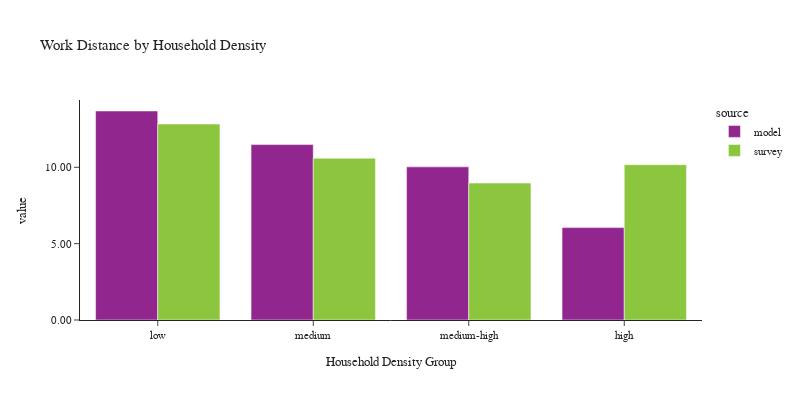

Notebook cell for this chart:
### Code cell
plot_work_location(df_workers, 'hh_density_group', 'Household Density', 'Household Density Group')

### Figure 1 — Plotly figure (JSON) as saved in the notebook; plotly's stock layout.template omitted (floating-point values rounded to 4 significant figures)
{"data": [{"alignmentgroup": "True", "customdata": [[797493], [775142], [703688], [669115]], "hovertemplate": "source=model<br>hh_density_group=%{x}<br>value=%{y}<br>sample count=%{customdata[0]}<extra></extra>", "legendgroup": "model", "marker": {"color": "#91268F", "pattern": {"shape": ""}}, "name": "model", "offsetgroup": "model", "orientation": "v", "showlegend": true, "textposition": "auto", "type": "bar", "x": ["low", "medium", "medium-high", "high"], "xaxis": "x", "y": [13.69, 11.49, 10.03, 6.052], "yaxis": "y"}, {"alignmentgroup": "True", "customdata": [[1225], [871], [500], [227]], "hovertemplate": "source=survey<br>hh_density_group=%{x}<br>value=%{y}<br>sample count=%{customdata[0]}<extra></extra>", "legendgroup": "survey", "marker": {"color": "#8CC63E", "pattern": {"shape": ""}}, "name": "survey", "offsetgroup": "survey", "orientation": "v", "showlegend": true, "textposition": "auto", "type": "bar", "x": ["low", "medium", "medium-high", "high"], "xaxis": "x", "y": [12.84, 10.6, 8.968, 10.17], "yaxis": "y"}], "layout": {"barmode": "group", "font": {"size": 11}, "height": 400, "legend": {"title": {"text": "source"}, "tracegroupgap": 0}, "title": {"text": "Work Distance by Household Density"}, "width": 800, "xaxis": {"anchor": "y", "domain": [0.0, 1.0], "title": {"text": "Household Density Group"}}, "yaxis": {"anchor": "x", "domain": [0.0, 1.0], "tickformat": ".2f", "title": {"text": "value"}}}}
